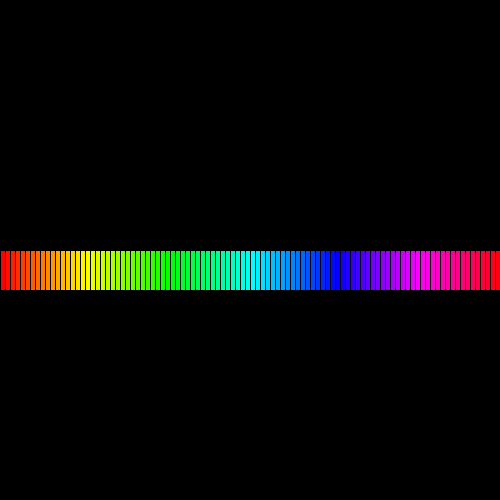
Frame 1 (no input)
Frame 60 (the mouse pressed at the canvas centre just before this capture): identical to frame 1, image omitted
Frame 120 (the mouse held since frame 60 and released just before this capture): identical to frame 1, image omitted

The Processing sketch that drew this single still picture (run headless with seeded random() and noise(); from frame 60 on, the mouse is pressed at the canvas centre):

// Processing sketch: processing_64694
// ── processing_64694.pde

int i=0;
int col=0;
int x=0;
void setup() {
  size(500, 500);
  background(0);

  colorMode(HSB,100);
}
void draw() {
  while (i<100) {
    fill(col, 255, 255);
    rect(x, 250, 40, 40);
    col=col+1;
    x=x+5;
    i=i+1;
  }
  
  println(x);
}
